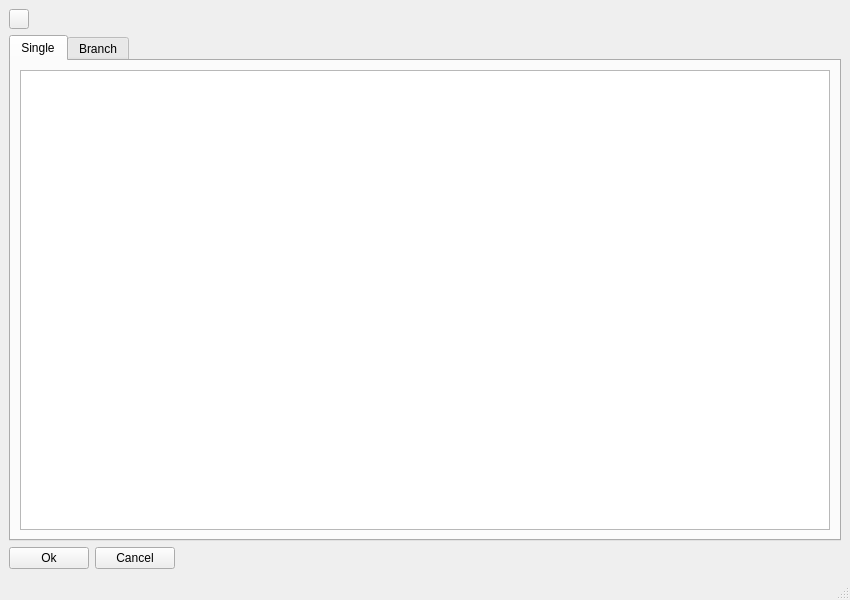
<?xml version="1.0" encoding="UTF-8"?>
<ui version="4.0">
 <class>MainWindow</class>
 <widget class="QMainWindow" name="MainWindow">
  <property name="geometry">
   <rect>
    <x>0</x>
    <y>0</y>
    <width>850</width>
    <height>600</height>
   </rect>
  </property>
  <property name="windowTitle">
   <string>Enter Deduction</string>
  </property>
  <widget class="QWidget" name="centralwidget">
   <layout class="QVBoxLayout" name="verticalLayout">
    <item>
     <widget class="QPushButton" name="pushButton_3">
      <property name="minimumSize">
       <size>
        <width>20</width>
        <height>20</height>
       </size>
      </property>
      <property name="maximumSize">
       <size>
        <width>20</width>
        <height>20</height>
       </size>
      </property>
      <property name="styleSheet">
       <string notr="true">QPushButton {
    border-image: url(help.svg) 5 5 5 5 stretch stretch;
    background-repeat: no-repeat;
}

QPushButton:hover {
    border-image: url(help_hovered.png);
    background-repeat: no-repeat;
}</string>
      </property>
      <property name="text">
       <string/>
      </property>
     </widget>
    </item>
    <item>
     <widget class="QTabWidget" name="tabWidget">
      <property name="currentIndex">
       <number>0</number>
      </property>
      <widget class="QWidget" name="tab">
       <attribute name="title">
        <string>Single</string>
       </attribute>
       <layout class="QVBoxLayout" name="verticalLayout_2">
        <item>
         <widget class="QScrollArea" name="scrollArea">
          <property name="styleSheet">
           <string notr="true">#scrollAreaWidgetContentsSingle {
	background-color: rgb(255, 255, 255);
}</string>
          </property>
          <property name="widgetResizable">
           <bool>true</bool>
          </property>
          <widget class="QWidget" name="scrollAreaWidgetContentsSingle">
           <property name="geometry">
            <rect>
             <x>0</x>
             <y>0</y>
             <width>798</width>
             <height>410</height>
            </rect>
           </property>
          </widget>
         </widget>
        </item>
       </layout>
      </widget>
      <widget class="QWidget" name="tab_2">
       <attribute name="title">
        <string>Branch</string>
       </attribute>
       <layout class="QVBoxLayout" name="verticalLayout_3">
        <item>
         <widget class="QScrollArea" name="scrollArea_2">
          <property name="widgetResizable">
           <bool>true</bool>
          </property>
          <widget class="QWidget" name="scrollAreaWidgetContentsBranch">
           <property name="geometry">
            <rect>
             <x>0</x>
             <y>0</y>
             <width>798</width>
             <height>410</height>
            </rect>
           </property>
           <property name="styleSheet">
            <string notr="true">#scrollAreaWidgetContentsBranch {
	background-color: rgb(255, 255, 255);
}</string>
           </property>
          </widget>
         </widget>
        </item>
       </layout>
      </widget>
     </widget>
    </item>
    <item>
     <layout class="QHBoxLayout" name="horizontalLayout">
      <item>
       <widget class="QPushButton" name="pushButton">
        <property name="text">
         <string>Ok</string>
        </property>
       </widget>
      </item>
      <item>
       <widget class="QPushButton" name="pushButton_2">
        <property name="text">
         <string>Cancel</string>
        </property>
       </widget>
      </item>
      <item>
       <spacer name="horizontalSpacer">
        <property name="orientation">
         <enum>Qt::Horizontal</enum>
        </property>
        <property name="sizeHint" stdset="0">
         <size>
          <width>40</width>
          <height>20</height>
         </size>
        </property>
       </spacer>
      </item>
     </layout>
    </item>
   </layout>
  </widget>
  <widget class="QMenuBar" name="menubar">
   <property name="geometry">
    <rect>
     <x>0</x>
     <y>0</y>
     <width>850</width>
     <height>26</height>
    </rect>
   </property>
  </widget>
  <widget class="QStatusBar" name="statusbar"/>
 </widget>
 <resources/>
 <connections/>
</ui>
